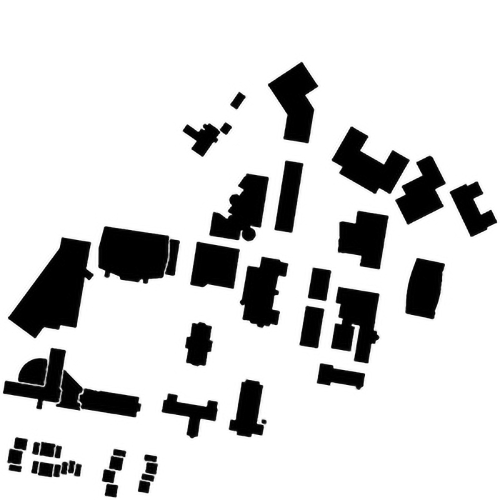
#> input picture RRT/WPI_map.jpg, 1000 x 1000 px (shown at 1/2 size)
$ python main.py   (older library calls are emulated)
#> lines starting #> are read from the running program, lines starting #| are printed output that depends on the picture; after the words box and inside, x2 and y2 are one past the last pixel; in counts of white or black regions, pixels touching at a corner belong together
### RRT/RRT.py
# Standard Algorithm Implementation
# Sampling-based Algorithms RRT and RRT*

import matplotlib.pyplot as plt
import numpy as np
import math

# Class for each tree node
class Node:
    def __init__(self, row, col):
        self.row = row        # coordinate
        self.col = col        # coordinate
        self.parent = None    # parent node
        self.cost = 0.0       # cost


# Class for RRT
class RRT:
    # Constructor
    def __init__(self, map_array, start, goal):
        self.map_array = map_array            # map array, 1->free, 0->obstacle
        self.size_row = map_array.shape[0]    # map size
        self.size_col = map_array.shape[1]    # map size

        self.start = Node(start[0], start[1]) # start node
        self.goal = Node(goal[0], goal[1])    # goal node
        self.vertices = []                    # list of nodes
        self.found = False                    # found flag


    def init_map(self):
        '''Intialize the map before each search
        '''
        self.found = False
        self.vertices = []
        self.vertices.append(self.start)


    def dis(self, node1, node2):
        '''Calculate the euclidean distance between two nodes
        arguments:
            node1 - node 1
            node2 - node 2

        return:
            euclidean distance between two nodes
        '''
        ### YOUR CODE HERE ###
        return np.sqrt((node1.row-node2.row)**2+(node1.col-node2.col)**2)


    def check_collision(self, node1, node2):
        '''Check if the path between two nodes collide with obstacles
        arguments:
            node1 - node 1
            node2 - node 2

        return:
            True if the new node is valid to be connected
        '''
        ### YOUR CODE HERE ###

        N=40
        x_d = (node1.row-node2.row)
        y_d = (node1.col-node2.col)

        x_coordinate = node2.row
        y_coordinate = node2.col
        for i in range(N+1):

            if(self.map_array[int(x_coordinate)][int(y_coordinate)]==0): #0 is obstacle
                return False
            x_coordinate=node2.row + x_d*(i/N)

            y_coordinate=node2.col + y_d*(i/N)
        return True


    def get_new_point(self, goal_bias):
        '''Choose the goal or generate a random point
        arguments:
            goal_bias - the possibility of choosing the goal instead of a random point

        return:
            point - the new point
        '''
        ### YOUR CODE HERE ###
        goal_bias = 0.025
        rand_prob = np.random.random()
        if rand_prob<goal_bias:
            new_point = Node(self.goal.row,self.goal.col)
        else:
            new_point = Node(np.random.randint(0,self.size_row), np.random.randint(0,self.size_col))
        return new_point


    def get_nearest_node(self, new_point):
        '''Find the nearest node in self.vertices with respect to the new point
        arguments:
            point - the new point

        return:
            the nearest node
        '''
        ### YOUR CODE HERE ###
        dst = 10000
        for node in self.vertices:
            if(self.dis(node,new_point)<dst):
                dst = self.dis(node,new_point)
                nearest_node = node

        return nearest_node


    def get_neighbors(self, new_node, neighbor_size):
        '''Get the neighbors that are within the neighbor distance from the node
        arguments:
            new_node - a new node
            neighbor_size - the neighbor distance

        return:
            neighbors - a list of neighbors that are within the neighbor distance
        '''
        ### YOUR CODE HERE ###
        neighbor_size = 20
        neighbors = []

        for node in self.vertices:
            if node == new_node:
                continue
            if self.dis(new_node, node)<neighbor_size:
                neighbors.append(node)

        return neighbors

    def rewire(self, new_node, neighbors):
        '''Rewire the new node and all its neighbors
        arguments:
            new_node - the new node
            neighbors - a list of neighbors that are within the neighbor distance from the node

        Rewire the new node if connecting to a new neighbor node will give least cost.
        Rewire all the other neighbor nodes.
        '''
        ### YOUR CODE HERE ###
        # neighbors = self.get_neighbors(new_node, neighbor_size=20)
        for neighbor_node in neighbors:
            if neighbor_node == new_node.parent:
                continue
            if self.check_collision(neighbor_node,new_node):
                ct_new = new_node.cost + self.dis(new_node, neighbor_node)
                if ct_new < neighbor_node.cost:
                    neighbor_node.parent = new_node
                    neighbor_node.cost = ct_new


    def draw_map(self):
        '''Visualization of the result
        '''
        # Create empty map
        fig, ax = plt.subplots(1)
        img = 255 * np.dstack((self.map_array, self.map_array, self.map_array))
        ax.imshow(img)

        # Draw Trees or Sample points
        for node in self.vertices[1:-1]:
            plt.plot(node.col, node.row, markersize=3, marker='o', color='y')
            plt.plot([node.col, node.parent.col], [node.row, node.parent.row], color='y')

        # Draw Final Path if found
        if self.found:
            cur = self.goal
            while cur.col != self.start.col or cur.row != self.start.row:
                plt.plot([cur.col, cur.parent.col], [cur.row, cur.parent.row], color='b')
                cur = cur.parent
                plt.plot(cur.col, cur.row, markersize=3, marker='o', color='b')

        # Draw start and goal
        plt.plot(self.start.col, self.start.row, markersize=5, marker='o', color='g')
        plt.plot(self.goal.col, self.goal.row, markersize=5, marker='o', color='r')

        # show image
        plt.show()

    def extend_node(self,new_point,nearest_node):
        step_size = 16
        #getting the x,y coordinates of the node to make an extension
        x_new = new_point.row
        y_new = new_point.col

        x_near = nearest_node.row
        y_near = nearest_node.col

        #finding the distance between the new node and nearest node
        dist = self.dis(new_point,nearest_node)
        v = [x_new - x_near, y_new - y_near]
        new_pos_x = int(x_near+((step_size*v[0])/dist))
        new_pos_y = int(y_near+((step_size*v[1])/dist))

        #after finding the new position checking if it fits in the bounds of the map
        if(new_pos_x>=self.size_row):
            new_pos_x = self.size_row-1
        if(new_pos_y>=self.size_col):
            new_pos_y = self.size_col-1
        #checking for the edge cases
        if(new_pos_x<0):
            new_pos_x = 0
        if(new_pos_y<0):
            new_pos_y = 0

        #new pos is the extended point which is converted to the node
        new_pos = Node(new_pos_x,new_pos_y)

        return new_pos


    def RRT(self, n_pts=1000):
        '''RRT main search function
        arguments:
            n_pts - number of points try to sample,
                    not the number of final sampled points

        In each step, extend a new node if possible, and check if reached the goal
        '''
        # Remove previous result
        self.init_map()

        ### YOUR CODE HERE ###

        # In each step,
        # get a new point,
        # get its nearest node,
        # extend the node and check collision to decide whether to add or drop,
        # if added, check if reach the neighbor region of the goal.
        for i in range(n_pts):
            #get a new point
            new_point = self.get_new_point(goal_bias=0.05)

            #get its nearest node
            nearest_node = self.get_nearest_node(new_point)


            if self.dis(new_point,nearest_node)>12:
            #extend the node and check collision to decide whether to add or drop
                step_node = self.extend_node(new_point,nearest_node)
                new_point = step_node

            if(self.check_collision(new_point,nearest_node)):
                new_point.parent = nearest_node
                new_point.cost = nearest_node.cost + self.dis(new_point, nearest_node)
                self.vertices.append(new_point)
                if new_point == self.goal:
                    self.found = True
            #if added, check if reach the neighbor region of the goal.
            if((self.dis(new_point, self.goal) <=2) and self.check_collision(new_point, self.goal)):
                self.found = True
                self.goal.parent = new_point
                self.goal.cost = new_point.cost + self.dis(new_point, self.goal)
                break


        # Output
        if self.found:
            steps = len(self.vertices) - 2
            length = self.goal.cost
            print("It took %d nodes to find the current path" %steps)
            print("The path length is %.2f" %length)
        else:
            print("No path found")

        # Draw result
        self.draw_map()


    def RRT_star(self, n_pts=1000, neighbor_size=20):
        '''RRT* search function
        arguments:
            n_pts - number of points try to sample,
                    not the number of final sampled points
            neighbor_size - the neighbor distance

        In each step, extend a new node if possible, and rewire the node and its neighbors
        '''
        # Remove previous result
        self.init_map()

        ### YOUR CODE HERE ###

        # In each step,
        # get a new point,
        # get its nearest node,
        # extend the node and check collision to decide whether to add or drop,
        # if added, rewire the node and its neighbors,
        # and check if reach the neighbor region of the goal if the path is not found.

        # Output
        for i in range(n_pts):
            #get a new point
            new_point = self.get_new_point(goal_bias=0.05)

            #get its nearest node
            nearest_node = self.get_nearest_node(new_point)

            if self.dis(new_point,nearest_node)>16:
            #extend the node and check collision to decide whether to add or drop
                step_node = self.extend_node(new_point,nearest_node)
                new_point = step_node

            if(self.check_collision(new_point,nearest_node)):
                new_point.parent = nearest_node
                new_point.cost = nearest_node.cost + self.dis(new_point, nearest_node)
                self.vertices.append(new_point)
                neighbors = self.get_neighbors(new_point, neighbor_size=20)
                for neighbor_node in neighbors:
                    if neighbor_node == new_point.parent:
                        continue

                    if self.check_collision(neighbor_node,new_point):
                        new_cost = neighbor_node.cost + self.dis(new_point, neighbor_node)

                        if new_cost < new_point.cost:
                            new_point.parent = neighbor_node
                            new_point.cost = new_cost
                self.rewire(new_point,neighbors)

                if new_point == self.goal:
                    self.found = True

            if((self.dis(new_point, self.goal) <= 2) and self.check_collision(new_point, self.goal)):
                self.found = True
                self.goal.parent = new_point
                self.goal.cost = new_point.cost + self.dis(new_point, self.goal)


        if self.found:
            steps = len(self.vertices) - 2
            length = self.goal.cost
            print("It took %d nodes to find the current path" %steps)
            print("The path length is %.2f" %length)
        else:
            print("No path found")

        # Draw result
        self.draw_map()

### RRT/main.py
# Main and helper function

from PIL import Image
import numpy as np
from RRT import RRT
import matplotlib.pyplot as plt


def load_map(file_path, resolution_scale):
    ''' Load map from an image and return a 2D binary numpy array
        where 0 represents obstacles and 1 represents free space
    '''
#> called with file_path = 'WPI_map.jpg', resolution_scale = 0.3
    # Load the image with grayscale
    img = Image.open(file_path).convert('L')
    # Rescale the image
    size_x, size_y = img.size
#> size_x = 1000; size_y = 1000
    new_x, new_y  = int(size_x*resolution_scale), int(size_y*resolution_scale)
#> new_x = 300; new_y = 300
    img = img.resize((new_x, new_y), Image.ANTIALIAS)
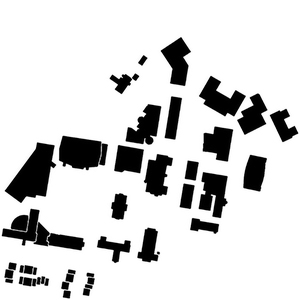
#> img: PIL image 300x300 L; min 0, max 255, mean 212.5

    map_array = np.asarray(img, dtype='uint8')

    # Get bianry image
    threshold = 127
    map_array = 1 * (map_array > threshold)
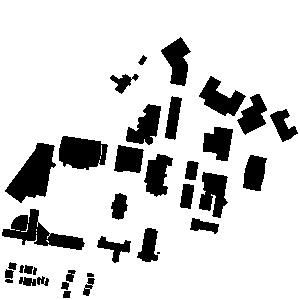
#> map_array: shape (300, 300) int64; values 0 (black) and 1 (white), 83.4% white; 36 black regions (1 under 20 px), largest, box (x1, y1, x2, y2) and area: (5, 143, 56, 203) 1629, (2, 209, 85, 250) 1345, (59, 136, 108, 170) 1256

    # Result 2D numpy array
    return map_array


if __name__ == "__main__":
    # Load the map
    start = (200, 75)
    goal  = (30, 250)
    map_array = load_map("WPI_map.jpg", 0.3)

    # Planning class
    RRT_planner = RRT(map_array, start, goal)

    # Search with RRT and RRT*
    RRT_planner.RRT(n_pts=1000)
#| It took 203 nodes to find the current path
#> in draw_map, `plt.show()`:
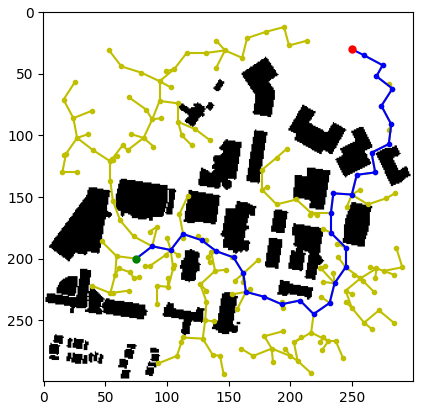
#> figure drawn by matplotlib, 1 panel
    RRT_planner.RRT_star(n_pts=2000)
#| It took 1536 nodes to find the current path
#| The path length is 283.83
#> in draw_map (call 2), `plt.show()`:
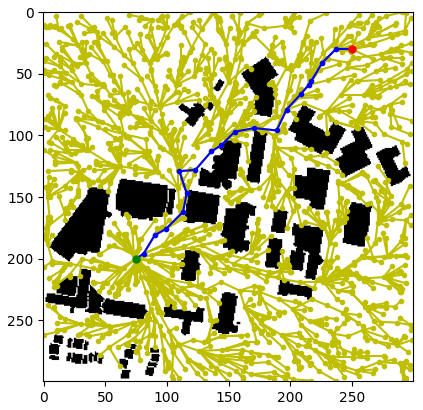
#> figure drawn by matplotlib, 1 panel
